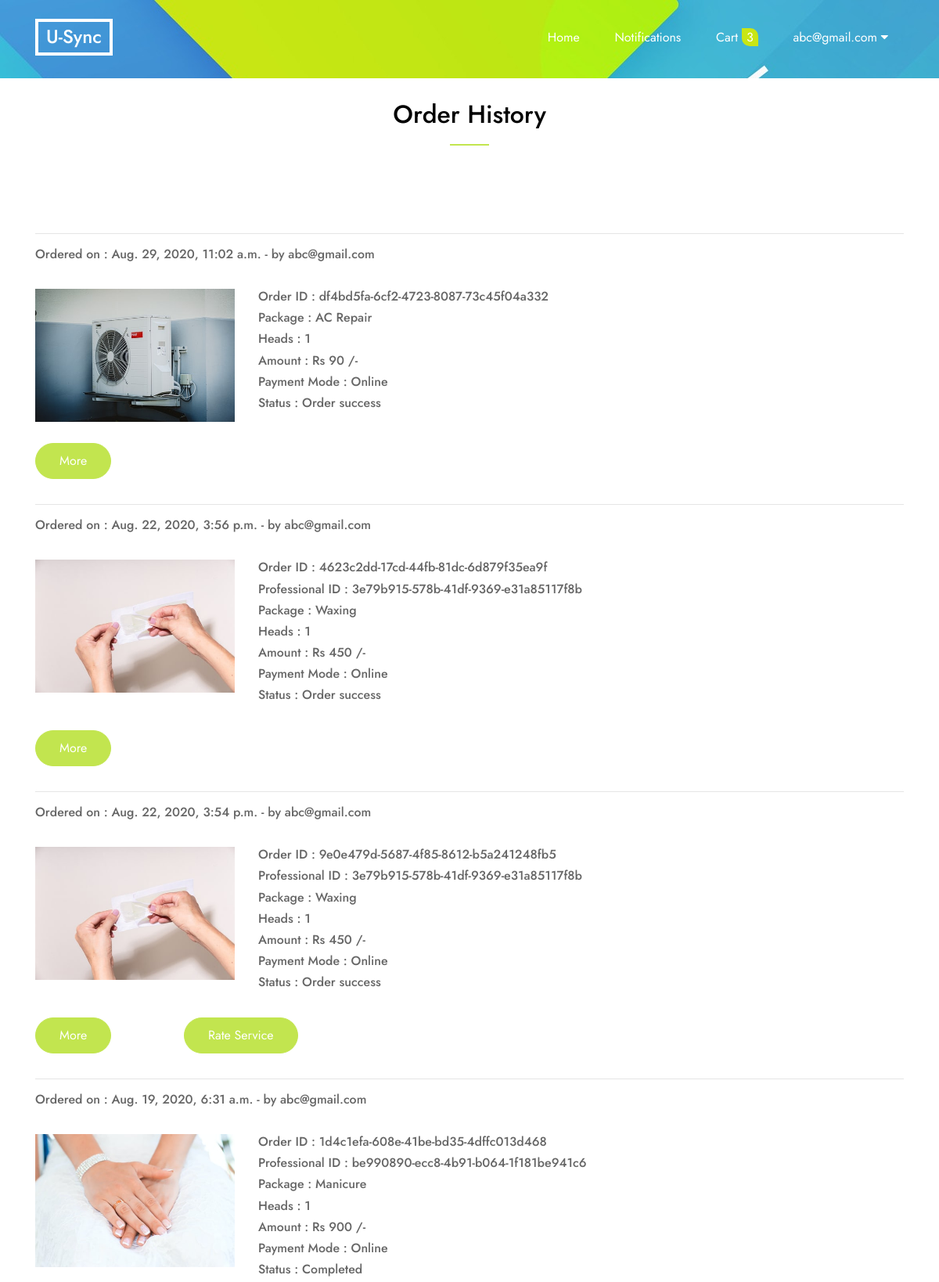
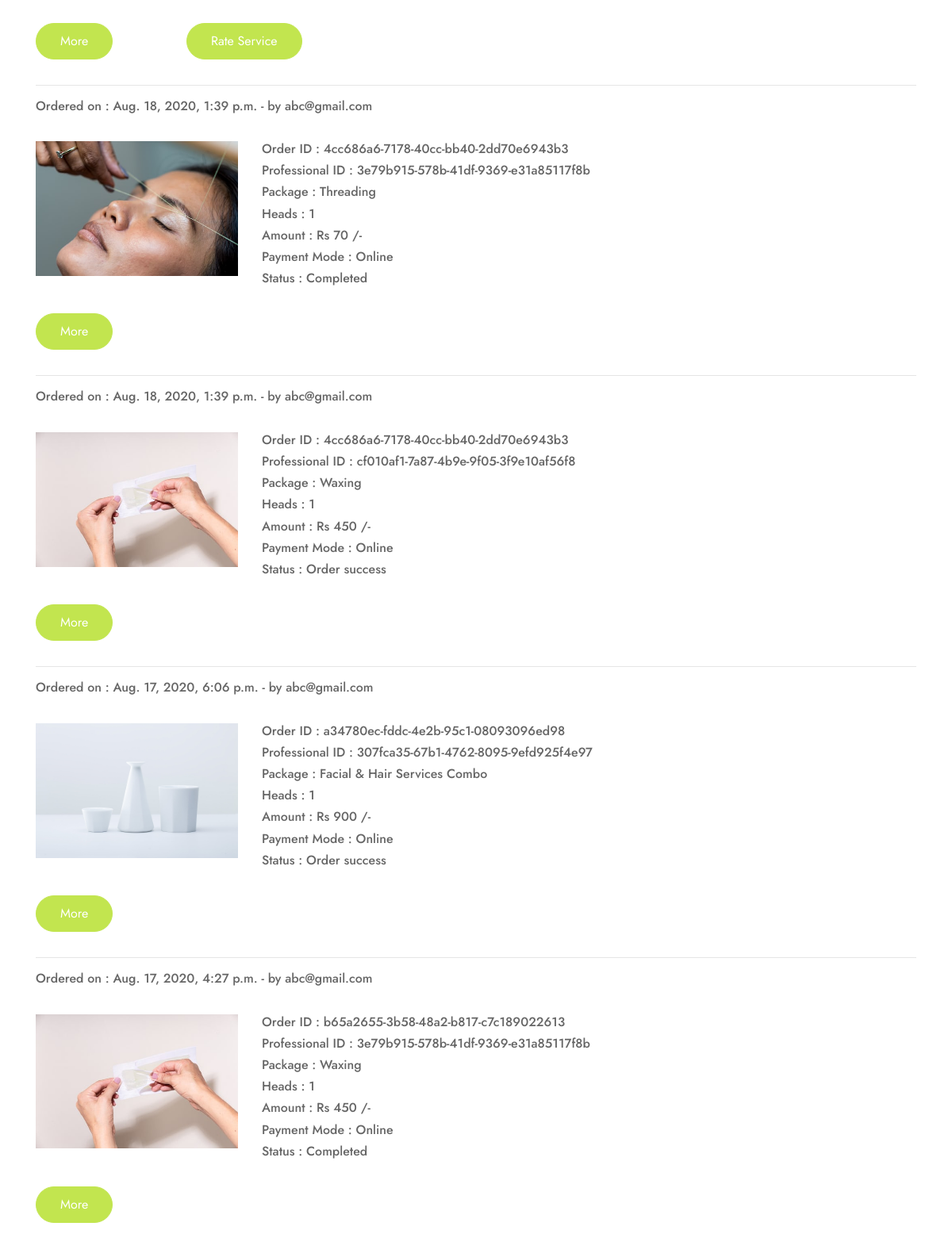
/UserApp/history/ (signed in, upper part), run on the app's committed database (2 pictures, top to bottom).
### UserApp/models.py (models this page shows, shortened)
class OrderModel(models.Model):
    userreg = models.ForeignKey(UserRegistrationModel,on_delete=models.CASCADE)
    orderid = models.CharField(max_length=36)
    profid = models.CharField(max_length=36,null=True)
    orderdate = models.DateTimeField(auto_now_add=True)
    name = models.CharField(max_length=50)
    mobile = models.CharField(max_length=10)
    email = models.CharField(max_length=60)
    address = models.CharField(max_length=200)
    date = models.CharField(max_length=10)
    timeslot = models.ForeignKey(TimeSlotModel,on_delete=models.CASCADE)
    package = models.ForeignKey(PackageModel,on_delete=models.CASCADE)
    qty = models.IntegerField()
    amount = models.IntegerField()
    paymode = models.CharField(max_length=20)
    status = models.CharField(max_length=20)
    ratingflag = models.IntegerField(default=0)

### scomp/models.py (models this page shows, shortened)
class UserRegistrationModel(models.Model):
    user = models.OneToOneField(User,on_delete=models.CASCADE)
    mobile = models.CharField(max_length=10)
    usertype = models.CharField(max_length=15)

class PackageModel(models.Model):
    name = models.CharField(max_length=60)
    image = models.FileField(upload_to='packageImagesFolder',blank=True, null=True)
    packagetype = models.ForeignKey(PackageTypeModel,on_delete=models.PROTECT)
    service = models.ForeignKey(ServiceModel,on_delete=models.PROTECT)
    subservice = models.ForeignKey(SubServiceModel,on_delete=models.PROTECT)
    details = models.CharField(max_length=200)
    price = models.IntegerField()
    offerprice = models.IntegerField()
    offername = models.ForeignKey(OfferModel,on_delete=models.PROTECT,null=True)
    def __str__(self):
        return self.name

### UserApp/views.py (the view)
# urls.py: path('history/',views.history),
@login_required
def history(request):
    userreg = UserRegistrationModel.objects.get(user__username = request.user.username)
    caobj = CartModel.objects.filter(userreg = userreg)
    cartbatch = len(caobj)
    hobj = OrderModel.objects.filter(userreg=userreg).order_by('-orderdate')
    return render(request,'UserAppTemp/history.html',{'cartbatch':cartbatch,'hobj':hobj})

### scomp/models.py (called while the page is built)
    def __str__(self):
        return self.slot

### templates/UserAppTemp/history.html (shortened to what this page needs)
{% extends 'UserAppTemp/skeleton.html' %}
{% load static %}
{% block history %}
<div class="" style="height:100px;background-image: url({% static 'images/hero_bg_1.jpg' %}); ">
</div>
<br>
<div class="container">
  <div class="row">
    <div class="col-12 mb-5 position-relative">
      <h2 class="section-title text-center mb-5">Order History</h2>
    </div>
  </div>
  <div class="row">
    <div class="col-lg-12">
      {% for i in hobj %}
        <div class="row">
          <div class="col-lg-12">
            <hr>
            <h6>Ordered on : {{ i.orderdate }} - by {{ i.userreg.user.username }}</h6>
            <br>
          </div>
          <div class="col-lg-12">
            <div class="row">
              <div class="col-lg-3 col-md-4 col-sm-5">
                <img src="{{ i.package.image.url }}" class="img-fluid" alt="img">
              </div>
              <div class="col-lg-9 col-md-8 col-sm-7">
                <div class="row">
                  <div class="col-lg-12">
                    <h6>Order ID : {{ i.orderid }}</h6>
                    {% if i.profid %}
                      <h6>Professional ID : {{ i.profid }}</h6>
                    {% endif %}
                  </div>
                  <div class="col-lg-12">
                    <h6>Package : {{ i.package }}</h6>
                    <h6>Heads : {{ i.qty }}</h6>
                    <h6>Amount : Rs {{ i.amount }} /-</h6>
                    <h6>Payment Mode : {{ i.paymode }}</h6>
                    <h6>Status : {{ i.status }}</h6>
                  </div>
                </div>
              </div>
            </div>
            <br>
          </div>
        </div>
        <div class="row">
          <div class="col-lg-2">
            <p>
              <a class="btn btn-primary" data-toggle="collapse" href="#collapseExample{{ i.id }}" role="button" aria-expanded="false" aria-controls="collapseExample">
                More
              </a>
            </p>
          </div>
          {% if i.profid and i.ratingflag == 0 %}
          <div class="col-lg-2">
            <a href="/UserApp/rateservice/{{ i.id }}/"><button type="button" class="btn btn-primary" name="button">Rate Service</button></a>
          </div>
          {% endif %}
        </div>
      {% endfor %}
    </div>
  </div>
</div>
{% endblock %}

### templates/UserAppTemp/skeleton.html (shortened to what this page needs)
<!doctype html>
{% load static %}
<html lang="en">
  <head>
    <link rel="stylesheet" href="{% static 'fonts/icomoon/style.css' %} ">
    <link rel="stylesheet" href="{% static 'css/bootstrap/bootstrap.css' %} ">
    <link rel="stylesheet" href="{% static 'css/jquery-ui.css' %} ">
    <link rel="stylesheet" href="{% static 'css/owl.carousel.min.css' %} ">
    <link rel="stylesheet" href="{% static 'css/owl.theme.default.min.css' %} ">
    <link rel="stylesheet" href="{% static 'css/owl.theme.default.min.css' %} ">
    <link rel="stylesheet" href="{% static 'css/jquery.fancybox.min.css' %} ">
    <link rel="stylesheet" href="{% static 'css/bootstrap-datepicker.css' %} ">
    <link rel="stylesheet" href="{% static 'fonts/flaticon/font/flaticon.css' %} ">
    <link rel="stylesheet" href="{% static 'css/aos.css' %} ">
    <link rel="stylesheet" href="{% static 'css/style.css' %} ">
    <link rel="stylesheet" href="https://stackpath.bootstrapcdn.com/font-awesome/4.7.0/css/font-awesome.min.css">
  </head>
  <body data-spy="scroll" data-target=".site-navbar-target" data-offset="300">
  <div class="site-wrap">
    <header class="site-navbar py-4 js-sticky-header site-navbar-target" role="banner">
      <div class="container" style="z-index:100 !important;">
        <div class="row align-items-center justify-content-center">
          <div class="col-4">
            <h1 class="m-0 site-logo"><a href="/UserApp/home/">U-Sync</a></h1>
          </div>
          <div class="col-8">
            <nav class="site-navigation position-relative text-right" role="navigation">
              <ul class="site-menu main-menu js-clone-nav mr-auto d-none d-lg-block">
                <li><a href="/UserApp/home/" class="nav-link">Home</a></li>
                <li><a href="/UserApp/notification/" class="nav-link">Notifications</a></li>
                <li><a href="/UserApp/cart/" class="nav-link">Cart <span class="" style="color:white !important;background-color:#c8e614;padding:0px 6px;border-radius:0px 10px 0px 10px;">{{ cartbatch }}</span> </a></li>
                <li style="cursor:pointer;">
                      <a class="nav-link resources" >{{ request.user }} <span class="fa fa-caret-down"></span> </a>
                </li>
              </ul>
            </nav>
          </div>
        </div>
      </div>
    </header>
    {% block history %}
    {% endblock %}
  </div>
  </body>
</html>

### static/css/style.css (style rules this page uses)
html { overflow-x: hidden; }
body { line-height: 1.7; color: #666666; font-weight: 400; font-size: 1rem; }
a { -webkit-transition: .3s all ease; -o-transition: .3s all ease; transition: .3s all ease; }
h1, h2, h3, h4, h5, .h1, .h2, .h3, .h4, .h5 { font-family: "Jost", sans-serif; color: #000; }
body:after { -webkit-transition: .3s all ease-in-out; -o-transition: .3s all ease-in-out; transition: .3s all ease-in-out; }
.btn { font-size: 16px; border-radius: 30px; padding: 10px 30px; }
.btn.btn-primary { background: #C2E54F; border-color: #C2E54F; color: #fff; }
.site-navbar { margin-bottom: 0px; z-index: 1999; position: absolute; top: 0; width: 100%; border-bottom: rgba(255, 255, 255, 0.7); }
.site-navbar .site-logo { font-size: 1.5rem; }
.site-navbar .site-logo a { border: 4px solid #fff; display: inline-block; padding: 5px 10px; }
.site-navbar .site-navigation .site-menu { margin: 0; padding: 0; margin-bottom: 0; font-family: "Jost", sans-serif; }
.site-navbar .site-navigation .site-menu a { text-decoration: none !important; display: inline-block; position: relative; padding: 5px 20px; }
.site-navbar .site-navigation .site-menu a:before { position: absolute; content: ""; bottom: 0; left: 18px; right: 18px; height: 2px; width: 0; background: #fff; -webkit-transition: .3s all ease-in-out; -o-transition: .3s all ease-in-out; transition: .3s all ease-in-out; }
.site-navbar .site-navigation .site-menu > li { display: inline-block; }
.site-navbar .site-navigation .site-menu > li > a { padding: 5px 20px; color: #000; display: inline-block; text-decoration: none !important; }
.site-mobile-menu .site-nav-wrap { padding: 0; margin: 0; list-style: none; position: relative; }
.site-mobile-menu .site-nav-wrap a { padding: 10px 20px; display: block; position: relative; color: #212529; }
.site-mobile-menu .site-nav-wrap li { position: relative; display: block; }
.site-mobile-menu .site-nav-wrap > li { display: block; position: relative; float: left; width: 100%; }
.site-mobile-menu .site-nav-wrap > li > a { padding-left: 20px; font-size: 20px; }
.sticky-wrapper .site-navbar { -webkit-transition: .3s all ease; -o-transition: .3s all ease; transition: .3s all ease; }
.sticky-wrapper .site-navbar .site-logo a { color: #fff; }
.sticky-wrapper .site-navbar .site-menu > li > a { color: #fff; }
.section-title { position: relative; padding-bottom: 20px; }
.section-title:after { content: ""; position: absolute; bottom: 0; left: 0; height: 2px; background: #C2E54F; width: 50px; }
.section-title.text-center:after { left: 50%; -webkit-transform: translateX(-50%); -ms-transform: translateX(-50%); transform: translateX(-50%); }
.section-title.text-center:after { background: #C2E54F; }
.position-relative { position: relative; }

### data on the page
OrderModel: orderdate "Aug. 29, 2020, 11:02 a.m.", userreg.user.username "abc@gmail.com", package.image (picture), orderid "df4bd5fa-6cf2-4723-8087-73c45f04a332", package "AC Repair", qty "1", amount "90", paymode "Online", status "Order success"
OrderModel: orderdate "Aug. 22, 2020, 3:56 p.m.", userreg.user.username "abc@gmail.com", package.image (picture), orderid "4623c2dd-17cd-44fb-81dc-6d879f35ea9f", profid "3e79b915-578b-41df-9369-e31a85117f8b", package "Waxing", qty "1", amount "450", paymode "Online", status "Order success"
OrderModel: orderdate "Aug. 22, 2020, 3:54 p.m.", userreg.user.username "abc@gmail.com", package.image (picture), orderid "9e0e479d-5687-4f85-8612-b5a241248fb5", profid "3e79b915-578b-41df-9369-e31a85117f8b", package "Waxing", qty "1", amount "450", paymode "Online", status "Order success"
OrderModel: orderdate "Aug. 19, 2020, 6:31 a.m.", userreg.user.username "abc@gmail.com", package.image (picture), orderid "1d4c1efa-608e-41be-bd35-4dffc013d468", profid "be990890-ecc8-4b91-b064-1f181be941c6", package "Manicure", qty "1", amount "900", paymode "Online", status "Completed"
OrderModel: orderdate "Aug. 18, 2020, 1:39 p.m.", userreg.user.username "abc@gmail.com", package.image (picture), orderid "4cc686a6-7178-40cc-bb40-2dd70e6943b3", profid "3e79b915-578b-41df-9369-e31a85117f8b", package "Threading", qty "1", amount "70", paymode "Online", status "Completed"
OrderModel: orderdate "Aug. 18, 2020, 1:39 p.m.", userreg.user.username "abc@gmail.com", package.image (picture), orderid "4cc686a6-7178-40cc-bb40-2dd70e6943b3", profid "cf010af1-7a87-4b9e-9f05-3f9e10af56f8", package "Waxing", qty "1", amount "450", paymode "Online", status "Order success"
OrderModel: orderdate "Aug. 17, 2020, 6:06 p.m.", userreg.user.username "abc@gmail.com", package.image (picture), orderid "a34780ec-fddc-4e2b-95c1-08093096ed98", profid "307fca35-67b1-4762-8095-9efd925f4e97", package "Facial & Hair Services Combo", qty "1", amount "900", paymode "Online", status "Order success"
OrderModel: orderdate "Aug. 17, 2020, 4:27 p.m.", userreg.user.username "abc@gmail.com", package.image (picture), orderid "b65a2655-3b58-48a2-b817-c7c189022613", profid "3e79b915-578b-41df-9369-e31a85117f8b", package "Waxing", qty "1", amount "450", paymode "Online", status "Completed"

### other printed values
{{ cartbatch }} "3"
{{ request.user }} "abc@gmail.com"
